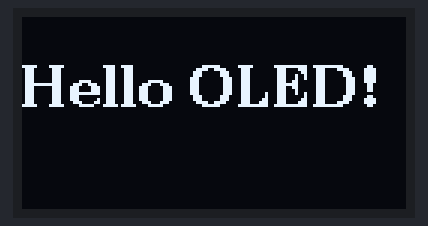
A sketch run on a simulated Arduino Uno, built with avr-gcc and run on an emulated ATmega328P. On the bench: 128×64 one-colour display.

Above: at 0.1 s.

The sketch:

oled_test.ino
```cpp
/*

 OLED Display Hello World Example
  ---------------------------------
  This Arduino sketch demonstrates how to use the U8g2 library to display
  text on a 128x64 SH1106 OLED display using I2C (0x3C) communication.

 ** TESTED & WORKING **

  Hardware:
  - Arduino board (e.g., Uno, Nano)
  - SH1106 128x64 OLED display (I2C interface)
  - Connections: SDA and SCL pins connected to Arduino I2C pins

  Functionality:
  - Initializes the OLED display
  - Clears the display buffer
  - Sets a bold font
  - Displays the text "Hello OLED!" at position (0, 30)
  - Updates the display every 2 seconds

  Library Dependencies:
  - U8g2 (by olikraus): https://github.com/olikraus/u8g2


          PIN CONNECTION

+----------------+--------------------+
| OLED Pin Label | Connects To Nano   |
+----------------+--------------------+
| VCC            | 5V                 |
| GND            | GND                |
| SDA            | A4                 |
| SCL            | A5                 |
+----------------+--------------------+

Author - FAIZUL
DATE   - 21 JUNE 2025

*/


#include <Wire.h>
#include <U8g2lib.h>

// Try this for SH1106 128x64 via I2C
U8G2_SH1106_128X64_NONAME_F_HW_I2C u8g2(U8G2_R0);

void setup() {
  u8g2.begin();
}

void loop() {
  u8g2.clearBuffer();
  u8g2.setFont(u8g2_font_ncenB14_tr);
  u8g2.drawStr(0, 30, "Hello OLED!");
  u8g2.sendBuffer();
  delay(2000);
}
```
